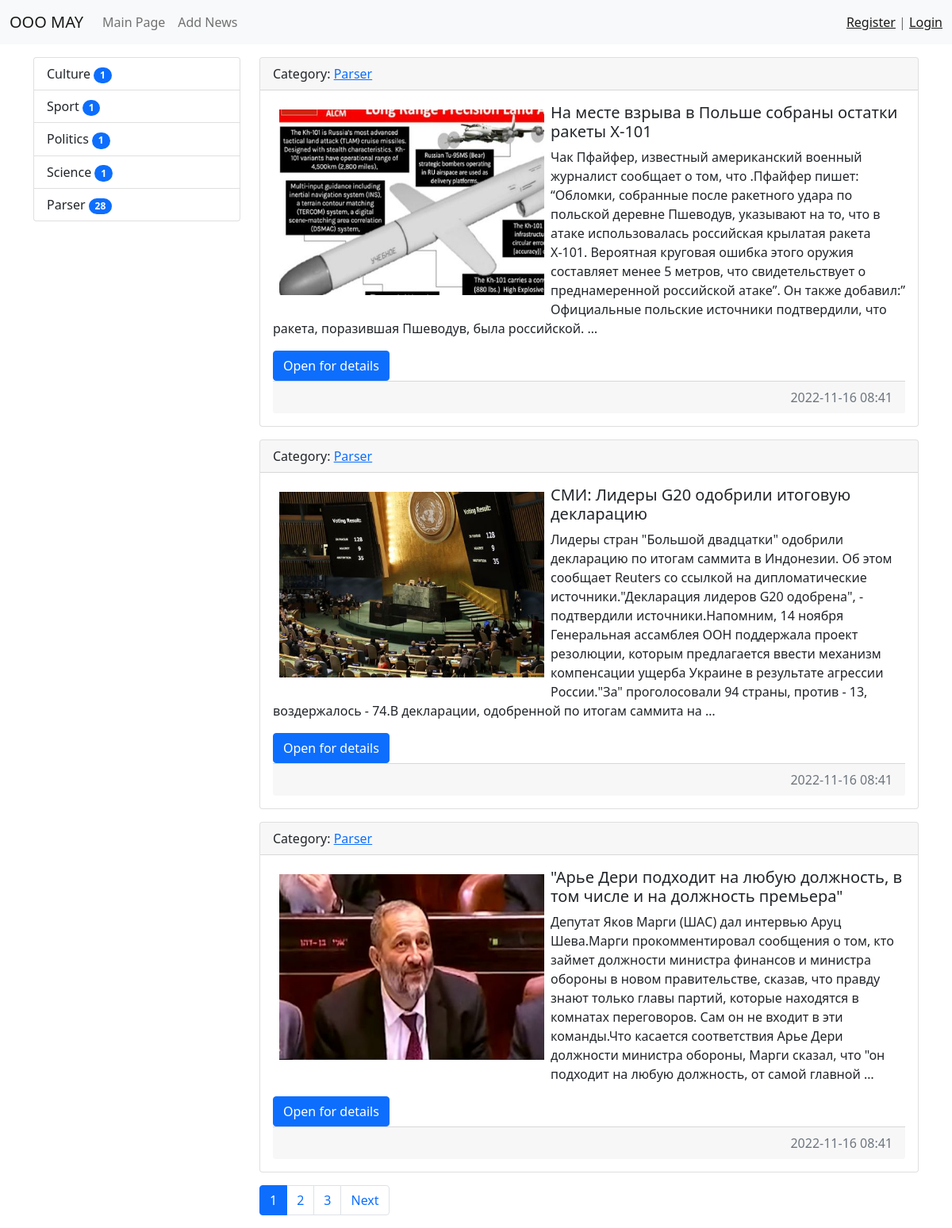
The page / on the database its author committed.
### news/models.py (models this page shows, shortened)
class Category(models.Model):
    title = models.CharField(max_length=150, db_index=True)
    def get_absolute_url(self):
        return reverse('category', kwargs={"category_id": self.pk})
    def __str__(self):
        return self.title
    class Meta:
        verbose_name = 'Category'
        verbose_name_plural = 'Categories'
        ordering = ['title']

class News(models.Model):
    title = models.CharField(max_length=50)
    content = models.TextField(blank=True)
    photo = models.ImageField(upload_to='photos/%Y/%m/%d/', blank=True)
    created_at = models.DateTimeField(auto_now_add=True)
    updated_at = models.DateTimeField(auto_now=True)
    is_published = models.BooleanField(default=True)
    category = models.ForeignKey('Category', on_delete=models.PROTECT, null=True)
    views = models.IntegerField(default=0)
    def get_absolute_url(self):
        return reverse('view_news', kwargs={"id": self.id})
    class Meta:
        verbose_name = 'News'
        verbose_name_plural = 'Breaking news'
        ordering = ['-created_at']

### news/views.py (the view)
# urls.py: path('', cache_page(60)(HomeNews.as_view()), name='home'),
class HomeNews(ListView):
    model = News
    template_name = 'news/news.html'
    context_object_name = 'news'
    paginate_by = 3
    def get_context_data(self, *, object_list=None, **kwargs):
        context = super(HomeNews, self).get_context_data(**kwargs)
        context['title'] = 'HomePage'
        return context
    def get_queryset(self):
        return News.objects.filter(is_published=True)

### news/templatetags/news_tags.py (called while the page is built)
@register.simple_tag()
def show_categories():
    return Category.objects.annotate(cnt=Count('news', filter=F('news__is_published'))).filter(cnt__gt=0)

### news/templates/news/news.html (shortened to what this page needs)
{% extends 'base.html' %}
{% block sidebar %}
{% include 'inc/_sidebar.html' %}
{% endblock %}
{% block content %}
{% for item in news %}
<div class="card mb-3">
    <div class="card-header">
        Category: <a href="{{ item.category.get_absolute_url }}">{{ item.category }}</a>
    </div>
    <div class="card-body">
        <div class="media">
            {% if item.photo %}
            <img src="{{ item.photo.url }}" alt="" width="350" height="250" class="mr-3" align="left" style=" border: 8px solid #ffffff;"/>
            {% else %}
            <img src="https://picsum.photos/seed/picsum/200/300" alt="" width="350" height="250" class="mr-3" align="left" style=" border: 8px solid #ffffff;"/>
            {% endif %}
            <div class="media-body">
                <h5 class="card-title">{{ item.title }}</h5>
                <p class="card-text">{{ item.content|truncatewords:60 }}</p>
                <a href="{{ item.get_absolute_url }}" class="btn btn-primary">Open for details</a>
                <div class="card-footer text-muted" align="right">
                    {{ item.created_at|date:"Y-m-d H:i" }}
                </div>
            </div>
        </div>
    </div>
</div>
{% endfor %}
{% endblock %}

### templates/inc/_sidebar.html
{% load news_tags %}
<div class="list-group">
    {% show_categories as categories %}
    {% for item in categories %}
    <a href="{{ item.get_absolute_url }}" class="list-group-item list-group-item-action">{{ item.title }}
        <span class="badge bg-primary rounded-pill">{{ item.cnt }}
    </span>
    </a>
    {% endfor %}
</div>

### rows shown on the page
Category: title "Culture", cnt "1"
Category: title "Sport", cnt "1"
Category: title "Politics", cnt "1"
Category: title "Science", cnt "1"
Category: title "Parser", cnt "28"
News: category "Parser", photo (picture), title "На месте взрыва в Польше собраны остатки ракеты Х-101", content "Чак Пфайфер, известный американский военный журналист сообщает о том, что .Пфайфер пишет: “Обломки, собранные после ракетного удара по польской деревне Пшеводув, указывают на то, что в атаке использовалась российская крылатая ракета Х-101. Вероятная круговая ошибка этого оружия составляет менее 5 метров, что свидетельствует о преднамеренной российской атаке”. Он также добавил:” Официальные польские источники подтвердили, что ракета, поразившая Пшеводув, была российской. …", created_at "2022-11-16 08:41"
News: category "Parser", photo (picture), title "СМИ: Лидеры G20 одобрили итоговую декларацию", content "Лидеры стран \"Большой двадцатки\" одобрили декларацию по итогам саммита в Индонезии. Об этом сообщает Reuters со ссылкой на дипломатические источники.\"Декларация лидеров G20 одобрена\", - подтвердили источники.Напомним, 14 ноября Генеральная ассамблея ООН поддержала проект резолюции, которым предлагается ввести механизм компенсации ущерба Украине в результате агрессии России.\"За\" проголосовали 94 страны, против - 13, воздержалось - 74.В декларации, одобренной по итогам саммита на …", created_at "2022-11-16 08:41"
News: category "Parser", photo (picture), title "\"Арье Дери подходит на любую должность, в том числе и на должность премьера\"", content "Депутат Яков Марги (ШАС) дал интервью Аруц Шева.Марги прокомментировал сообщения о том, кто займет должности министра финансов и министра обороны в новом правительстве, сказав, что правду знают только главы партий, которые находятся в комнатах переговоров. Сам он не входит в эти команды.Что касается соответствия Арье Дери должности министра обороны, Марги сказал, что \"он подходит на любую должность, от самой главной …", created_at "2022-11-16 08:41"

### other values the page prints
{{ p }} "1"
{{ p }} "2" "3"
